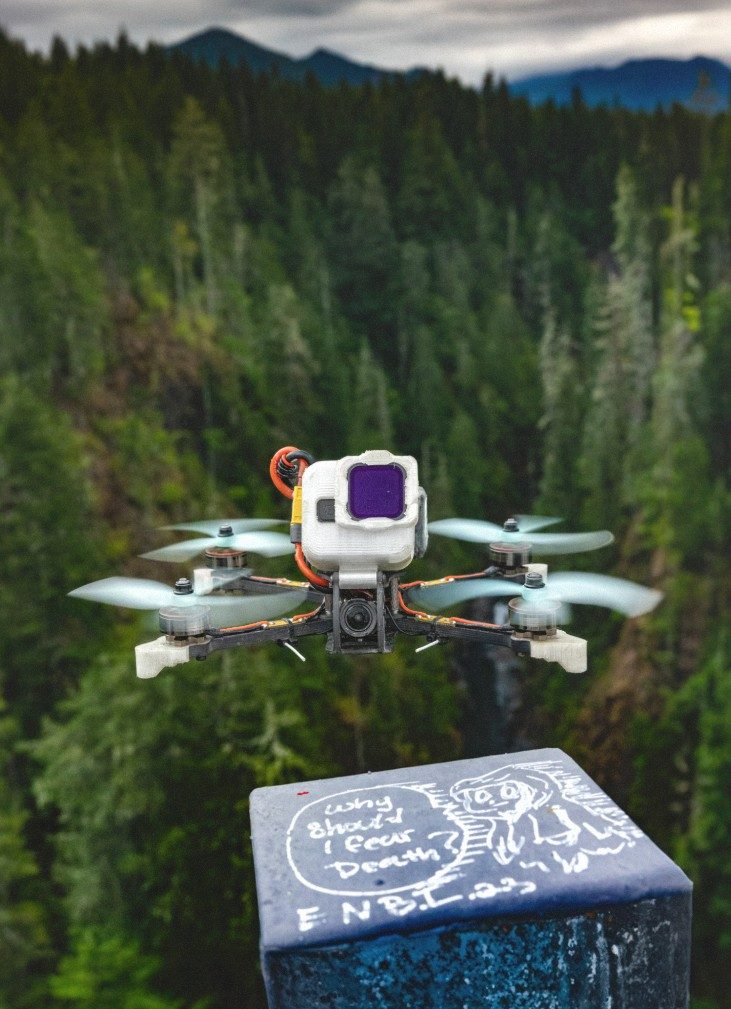
#> input picture photos/hdr-prints-500-feet-below.jpg, 731 x 1009 px, found by its file name; its folder holds 6 pictures in this run
$ python build_prints.py
#> lines starting #> are read from the running program, lines starting #| are printed output that depends on the picture
from PIL import Image, ImageDraw, ImageFont, ImageFilter
import random
F='/tmp/claude-0/-home-claude/029d9b45-41d6-5ea9-9540-ba9e11bee6ef/scratchpad/fonts/'
A=lambda s: ImageFont.truetype(F+'anton-latin-400-normal.ttf',s)
C=lambda s: ImageFont.truetype(F+'courier-prime-latin-700-normal.ttf',s)
P='/home/claude/webimages/photos/'
W,H=1200,520
random.seed(7)
# concrete-ish dark background with grain
bg=Image.new('L',(W,H),24)
#> bg: PIL image 1200x520 L; every value is 24
n=Image.effect_noise((W,H),40).filter(ImageFilter.GaussianBlur(0.6))
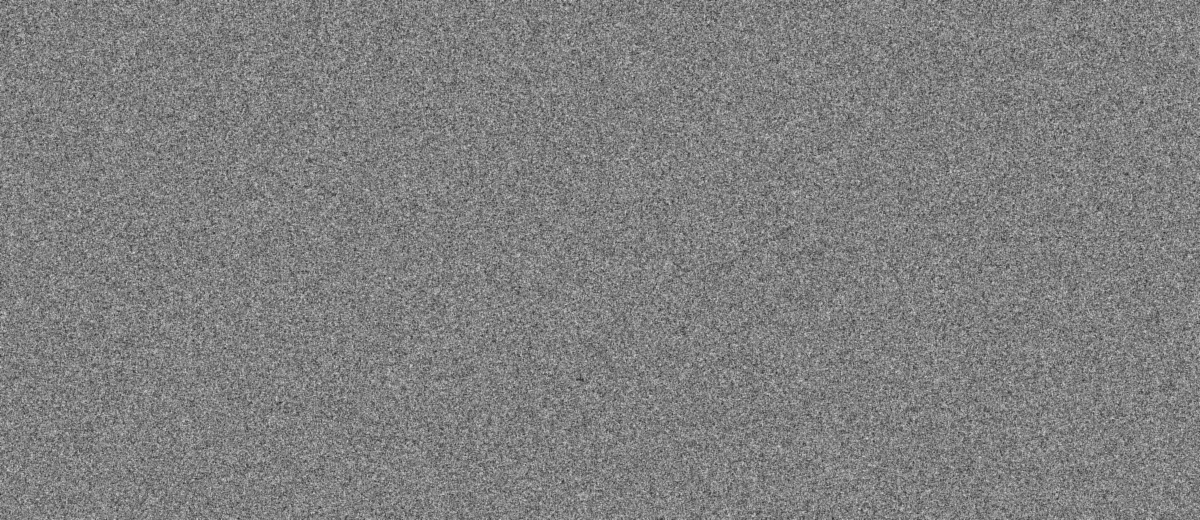
#> n: PIL image 1200x520 L; min 40, max 213, mean 127.5
bg=Image.blend(bg,n,0.18).convert('RGB')
#> bg: PIL image 1200x520 RGB
def fit(f,w,h):
    im=Image.open(P+f).convert('RGB');r=max(w/im.width,h/im.height)
    im=im.resize((int(im.width*r)+1,int(im.height*r)+1),Image.LANCZOS)
    x=(im.width-w)//2;y=(im.height-h)//2;return im.crop((x,y,x+w,y+h))
def printcard(img,b=16,bb=46):
    c=Image.new('RGB',(img.width+2*b,img.height+b+bb),(242,239,232));c.paste(img,(b,b));return c
def place(card,ang,cx,cy):
    card=card.convert('RGBA').rotate(ang,Image.BICUBIC,expand=True)
    sh=Image.new('RGBA',card.size,(0,0,0,0));sh.putalpha(card.getchannel('A').point(lambda a:int(a*0.6)))
    sh=Image.composite(Image.new('RGBA',card.size,(0,0,0,255)),sh,sh).filter(ImageFilter.GaussianBlur(10))
    x=cx-card.width//2;y=cy-card.height//2
    bg.paste(sh,(x+8,y+12),sh);bg.paste(card,(x,y),card)
def tape(cx,cy,ang,w=110,h=34):
    t=Image.new('RGBA',(w,h),(225,220,200,170));tt=t.rotate(ang,Image.BICUBIC,expand=True)
    bg.paste(tt,(cx-tt.width//2,cy-tt.height//2),tt)
a=printcard(fit('hdr-prints-500-feet-below.jpg',250,330))
#> in fit, im is the input picture: PIL image 731x1009 RGB; mean R, G, B 74.7, 85.1, 71.3
#> in fit, `return im.crop((x, y, x + w, y + h))`:
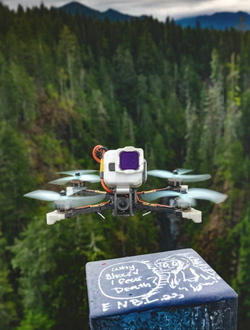
#> returned value: PIL image 250x330 RGB; mean R, G, B 73.5, 84, 69.5
b=printcard(fit('hdr-prints-full-throttle.jpg',330,330))
#> call 2 of fit, with f = 'hdr-prints-full-throttle.jpg', w = 330, h = 330
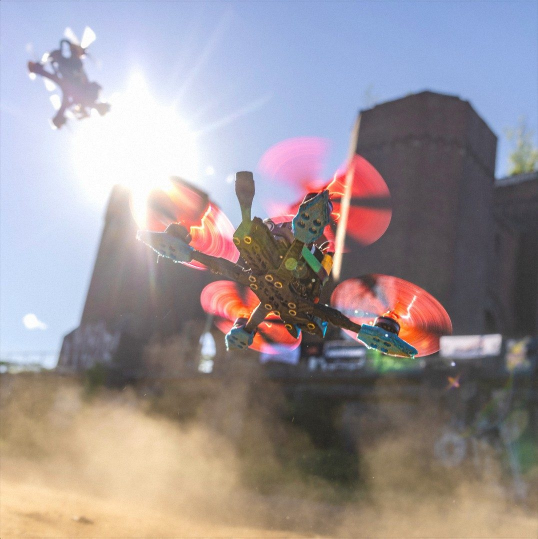
#> input picture photos/hdr-prints-full-throttle.jpg, 1075 x 1077 px, found by its file name (shown at 1/2 size)
#> in fit, im is the input picture: PIL image 1075x1077 RGB; mean R, G, B 156.5, 147.7, 151
place(a,4,190,262); place(b,-3,480,258)
#> in place, `sh = Image.new('RGBA', card.size, (0, 0, 0, 0))`: sh: PIL image 310x412 RGBA; every value is 0
#> call 2 of place, with ang = -3, cx = 480, cy = 258
#> in place (call 2), `card=card.convert('RGBA').rotate(ang,Image.BICUBIC,expand=True)`:
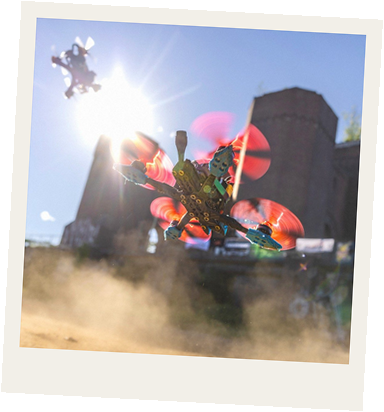
#> card: PIL image 384x412 RGBA; mean R, G, B, A 157.9, 151.2, 152.1, 228.7; transparent parts drawn white
#> in place (call 2), `sh = Image.new('RGBA', card.size, (0, 0, 0, 0))`: sh: PIL image 384x412 RGBA; every value is 0
#> in place (call 2), `sh=Image.composite(Image.new('RGBA',card.size,(0,0,0,255)),sh,sh).filt..`:
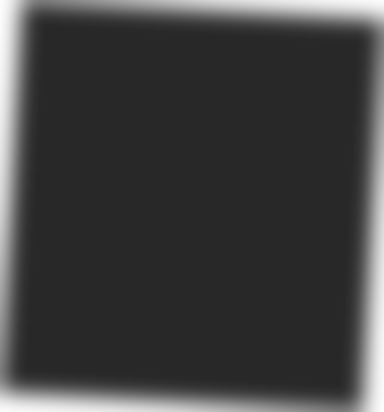
#> sh: PIL image 384x412 RGBA; mean R, G, B, A 0, 0, 0, 190.5; transparent parts drawn white
#> in place (call 2), `bg.paste(card, (x, y), card)`:
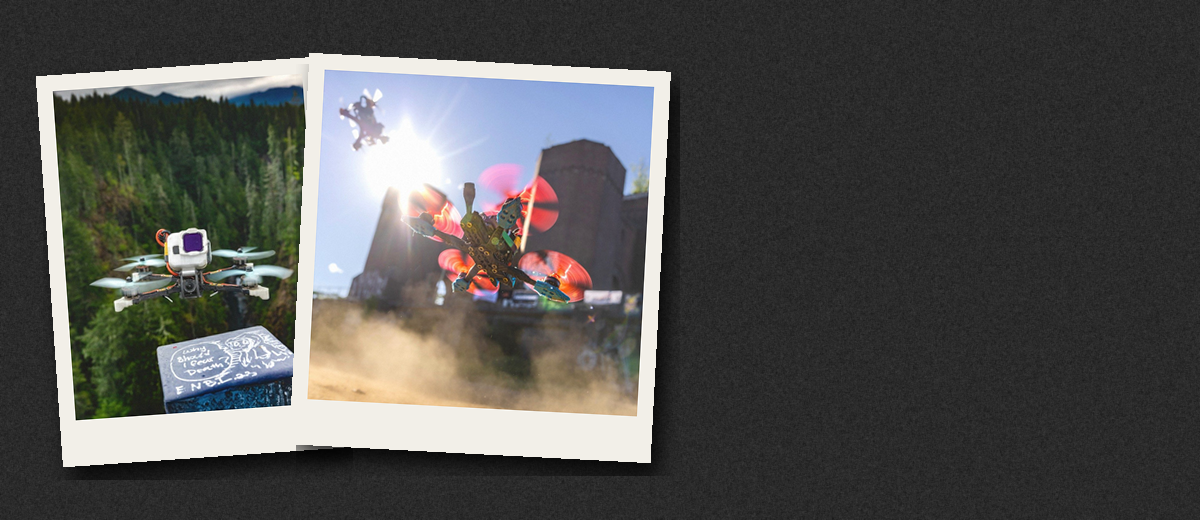
#> bg: PIL image 1200x520 RGB; mean R, G, B 82.5, 82, 80.2
tape(190,58,-6); tape(480,62,5)
#> call 2 of tape, with cx = 480, cy = 62, ang = 5, w = 110, h = 34
#> in tape (call 2), `tt = t.rotate(ang, Image.BICUBIC, expand=True)`:
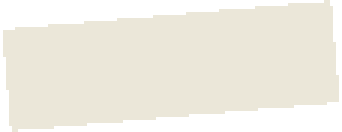
#> tt: PIL image 114x44 RGBA (shown 3 times larger); mean R, G, B, A 167.8, 164, 148.4, 126.8; transparent parts drawn white
d=ImageDraw.Draw(bg)
# handwritten-ish captions on print borders (courier)
x0=700
d.text((x0,120),"ORIGINAL",font=A(78),fill=(245,243,236),anchor="ls")
d.text((x0,200),"PHOTOGRAPHY",font=A(78),fill=(245,243,236),anchor="ls")
d.text((x0,250),"shot in the field. no stock.",font=C(26),fill=(170,168,160),anchor="ls")
d.text((x0,284),"pin one up in the shop.",font=C(26),fill=(170,168,160),anchor="ls")
# button
bx,by,bw,bh=x0,330,300,70
d.rectangle((bx,by,bx+bw,by+bh),fill=(245,243,236))
d.text((bx+bw//2,by+bh//2),"SHOP PRINTS  >",font=A(36),fill=(20,20,20),anchor="mm")
#> (the run stopped early here; a loop or call above may not have finished)
